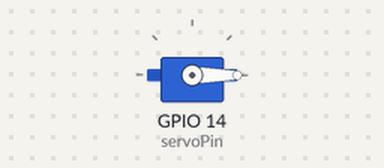
The sketch below on a simulated ESP32. Shown: servo.

Above: at 1.05 s.
At 7.0 s:
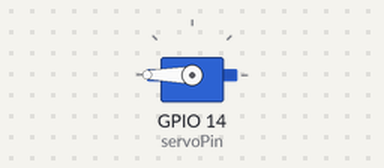
Timing chart, 0 to 8.8 s (numbered marks = the images above):
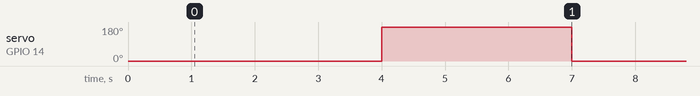

Measured:
- by itself, servo on GPIO 14 (servoPin): alternates 180° for 3.0 s and 0° for 3.0 s

The sketch:

servomotor_1.ino
```cpp
#include <ESP32Servo.h>
const int servoPin = 14; // GPIO pin connected to the servo signal
Servo servo1;
void setup() {
   Serial.begin(115200);
   delay(1000);
   // Allocate a PWM timer for the servo
   ESP32PWM::allocateTimer(0);
   // Set the PWM frequency to 50Hz (standard for servos)
   servo1.setPeriodHertz(50);
   // Attach the servo to the specified pin with min/max pulse widths
   servo1.attach(servoPin, 1000, 2000); // Min: 1000µs, Max: 2000µs
   // Set initial position to 0 degrees
   servo1.write(0);
}
void loop() {
   // Move the servo to 0 degrees
   servo1.writeMicroseconds(1000);
   delay(3000);
   // Move the servo to 180 degrees
   servo1.writeMicroseconds(2000);
   delay(3000);
}
```
